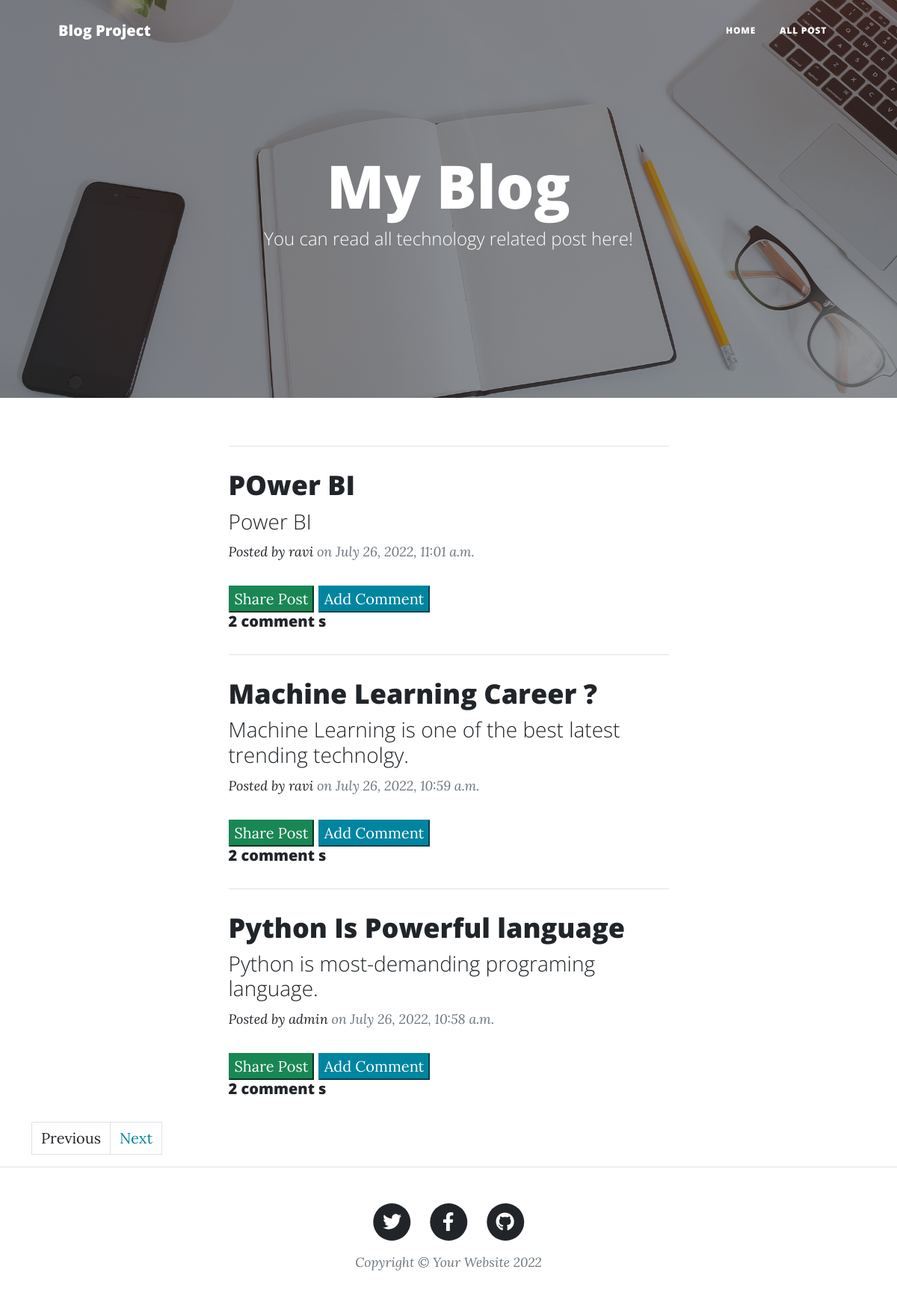
Screenshot of /post_list/?page=2 with the database file from the repository.
### app/models.py (models this page shows, shortened)
class Post(models.Model):
    STATUS_CHOICES = (
        ('draft', 'Draft'),
        ('published', 'Published'),
    )
    title = models.CharField(max_length=250)
    slug = AutoSlugField(unique_for_date ='publish', unique=True, null=True,default=None)
    author = models.ForeignKey(User,on_delete=models.CASCADE, related_name='blog_posts')
    body = models.TextField()
    publish = models.DateTimeField(default=timezone.now)
    created = models.DateTimeField(auto_now_add=True)
    updated = models.DateTimeField(auto_now_add=True)
    status = models.CharField(max_length=10, choices=STATUS_CHOICES, default='draft')
    class Meta:
        ordering = ['-publish']
    objects = models.Manager()
    published = PublishedManager()

### app/views.py (the view)
# urls.py: path('post_list/', views.post_list, name='post_list'),
def post_list(request):
    posts = Post.published.all()
    comment = Comment.objects.all()
    p= Paginator(posts, 3)
    page_number = request.GET.get('page')
    final = p.get_page(page_number)
    totalpage = final.paginator.num_pages
    try:
        page_obj = p.get_page(page_number)
    except PageNotAnInteger:
        page_obj = p.page(1)
    except EmptyPage:
        page_obj = p.page(p.num_pages)
    context = {'page_obj': page_obj,
                'lastpage':totalpage,
                'totalpagelist':[n+1 for n in range(totalpage)],
                'comment':comment,
                }
    return render(request,'app/list.html', context)

### app/models.py (called while the page is built)
    def get_queryset(self):
        return super(PublishedManager, self).get_queryset().filter(status='published')

### app/templates/app/list.html (shortened to what this page needs)
{% extends 'app/index.html' %}
{% block content %}
       <div class="container px-4 px-lg-5">
        <div class="row gx-4 gx-lg-5 justify-content-center">
            <div class="col-md-10 col-lg-8 col-xl-7">
                <div class="post-preview">
                    {% for post in page_obj.object_list %}
                    <a href="/post_details/{{post.slug}}">
                        <hr>
                        <h2 class="post-title" href="{{post.slug}}">{{post.title}}</h2>
                        <h3 class="post-subtitle">{{post.body}}</h3>
                        <p class="post-meta">Posted by<a href=""> {{post.author}} </a> on {{post.publish}} </p>
                        <a href="{% url 'post_share' post.id %}">
                            <input class="btn-success" type="submit" value="Share Post">
                        </a>
                        <a href="{% url 'comments' post.id %}"><button type="submit" class="btn-primary" >Add Comment</button></a>
                        {% with comment.count as total_comments %}
                            <h5>
                                {{total_comments}} comment {{total_comments | pluralize}}
                            </h5>
                        {% endwith %}
                    {% endfor %}
                    </a>
                </div>
            </div>
        </div>
    </div>
    <div class="container"
    <nav aria-label="Page navigation example">
        <ul class="pagination">
        {% if page_obj.has_previous %}
          <li class="page-item"><a class="page-link" href="?page={{page_obj.previous_page_number}}">Previous</a></li>
        {% endif %}
        {% if page_obj.has_next %}
          <li class="page-item"><a class="page-link text-primary" href="?page={{page_obj.next_page_number}}">Next</a></li>
        {% endif %}
        </ul>
</div>
{% endblock %}

### rows the page displays
Post: title "POwer BI", body "Power BI", author "ravi", publish "July 26, 2022, 11:01 a.m.", author "2", total_comments "s"
Post: title "Machine Learning Career ?", body "Machine Learning is one of the best latest trending technolgy.", author "ravi", publish "July 26, 2022, 10:59 a.m.", author "2", total_comments "s"
Post: title "Python Is Powerful language", body "Python is most-demanding programing language.", author "admin", publish "July 26, 2022, 10:58 a.m.", total_comments "2", total_comments "s"
